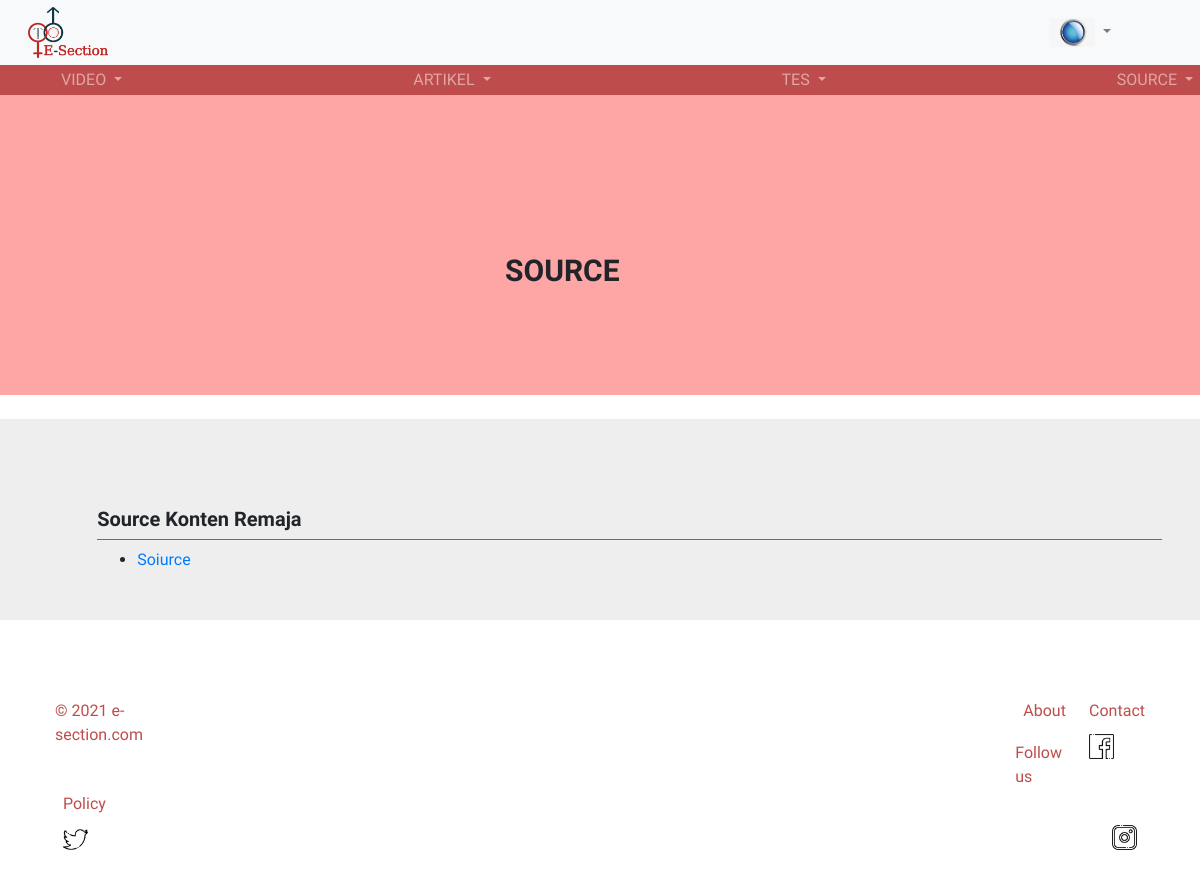
The page /public/C_User/list_sc/3 (signed in) on the database as committed earlier.
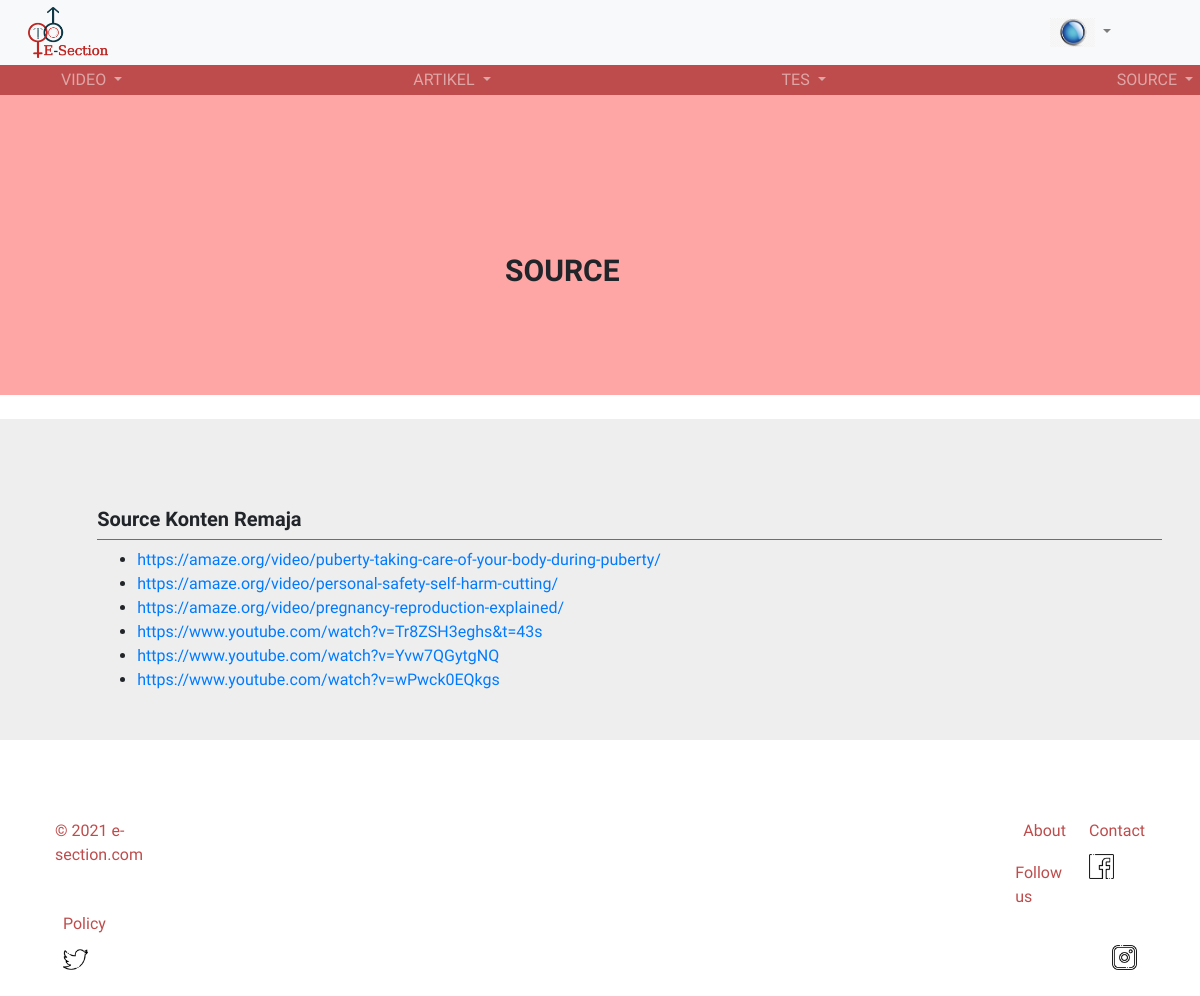
The same page on the database as committed later.
### tables this page shows
CREATE TABLE `konten` (
  `id_konten` int(11) NOT NULL,
  `id_role` int(1) NOT NULL,
  `judul` text NOT NULL,
  `source` text NOT NULL,
  `materi` text NOT NULL,
  `gambar` text NOT NULL,
  `fakta` text NOT NULL,
  `tag` varchar(30) NOT NULL
);

CREATE TABLE `artikel` (
  `id_artikel` int(11) NOT NULL,
  `id_role` int(3) NOT NULL,
  `judul` varchar(100) NOT NULL,
  `source` text NOT NULL,
  `materi` text NOT NULL,
  `gambar` text NOT NULL,
  `fakta` varchar(200) NOT NULL,
  `tag` varchar(100) NOT NULL
);

### app/core/Controller.php (called while the page is built, shortened)
<?php
class Controller {
	public function view ($nama_view, $data = [])
	{
		require_once '../app/views/' . $nama_view . '.php';
	}
}

### app/controllers/C_User.php (called while the page is built, shortened)
<?php
class C_User extends Controller{
    public function list_sc($id){
		$data['id_role']=$id;
		$data['isi1']=$this->model("M_User")->get_scArtikel($id);
		$data['isi2']=$this->model("M_User")->get_scVideo($id);
		$this->view('admin/source', $data);
	}
}
?>

### app/core/App.php (called while the page is built, shortened)
<?php
class App {
	protected $method = "index";
	protected $params = [];
	public function __construct()
	{
		$url = $this->parseURL();
		if ( file_exists('../app/controllers/' . $url[0] . '.php')) {
			unset($url[0]);
		}
		$this->controller = new $this->controller;
		if ( isset($url[1])) {
			if (method_exists($this->controller, $url[1])) {
				$this->method = $url[1];
				unset($url[1]);
			}
		}
		if ( !empty($url)) {
			$this->params = array_values($url);
		}
		call_user_func_array([$this->controller, $this->method], $this->params);
	}
	public function parseURL() {
		if (isset($_GET['url'])) {
			$url = rtrim($_GET['url'], '/');
			$url = filter_var($url, FILTER_SANITIZE_URL);
			$url = explode('/', $url);
			return $url;
		}
		else {
			$url = array("C_Auth","index");
			return $url;
		}
	}
}

### public/index.php (called while the page is built, shortened)
<?php
$app = new App;

### app/core/Database.php (called while the page is built, shortened)
<?php
class Database {
	private $host = DB_HOST;
	private $user = DB_USER;
	private $pass = DB_PASS;
	private $db_name = DB_NAME;
	private $koneksi;
	public function __construct(){
		$this->koneksi = mysqli_connect($this->host, $this->user, $this->pass, $this->db_name);
	}
	public function exec ($query){
		$this->data = mysqli_query($this->koneksi,$query);
		return $this->data;
	}
}

### app/models/M_User.php (called while the page is built, shortened)
<?php
class M_User{
	private $koneksi;
	public function __construct(){
		$this->koneksi = new Database;
	}
	public function get_scArtikel($data){
		$que = "SELECT source FROM artikel WHERE id_role='$data'";
		$hasil = $this->koneksi->exec($que);
		return $hasil;
	}
	public function get_scVideo($data){
		$que = "SELECT source FROM konten WHERE id_role='$data'";
		$hasil = $this->koneksi->exec($que);
		return $hasil;
	}
}
?>

### app/views/admin/source.php (the view, shortened to what this page needs)
<!DOCTYPE html>
<html lang="en">
<head>
    <link rel="stylesheet" href="https://maxcdn.bootstrapcdn.com/bootstrap/4.0.0/css/bootstrap.min.css"
>
</head>
<body style="font-family: 'Raleway', sans-serif;">
    <div class="d-flex p-2" style="height: 300px;	background-color: #FEA5A5; margin: 0px; align-items: middle;">
        <div class="container" style="height: 300px; width: 400px;">
            <h1 class="Judul" style="font-size: 30px; font-weight: bolder; margin: 150px 60px 100px 90px;">
                SOURCE
            </h1>
        </div>
    </div>
    <br>
    <div class="d-flex p-2" style="background-color: #EEEEEE; align-items: center; height: auto; margin-bottom: 5%;">
        <div class="container" style="margin-left: 5%;">
            <div class="container">
                <div style="padding-top: 5rem; text-align: justify; ">
                    <h5 style="font-weight: bolder;">Source Konten <?php
                if($data['id_role']==2){
                    echo "Dewasa";
                }
                else if($data['id_role']==3){
                    echo "Remaja";
                }
                else if($data['id_role']==4){
                    echo "Anak-anak";
                }
                ?></h5>
                    <div class="dropdown-divider" style="border-color: #BE4C4C;"></div>
                    <h7>
                        <ul>
                        <?php foreach($data['isi1'] as $row):?>
                            <li><a
                                    href="<?= $row['source']?>"><?= $row['source']?></a>
                            </li>
                        <?php endforeach;?>
                        <?php foreach($data['isi2'] as $row):?>
                            <li><a
                                    href="<?= $row['source']?>"><?= $row['source']?></a>
                            </li>
                        <?php endforeach;?>
                        </ul>
                    </h7>
                    <br>
                </div>
            </div>
        </div>
    </div>
</body>
</html>

Rows that differ between the two databases and show on the page:
removed konten: source "Soiurce"
added artikel: source "https://amaze.org/video/puberty-taking-care-of-your-body-during-puberty/"
added artikel: source "https://amaze.org/video/personal-safety-self-harm-cutting/"
added artikel: source "https://amaze.org/video/pregnancy-reproduction-explained/"
added konten: source "https://www.youtube.com/watch?v=Tr8ZSH3eghs&t=43s"
added konten: source "https://www.youtube.com/watch?v=Yvw7QGytgNQ"
added konten: source "https://www.youtube.com/watch?v=wPwck0EQkgs"
